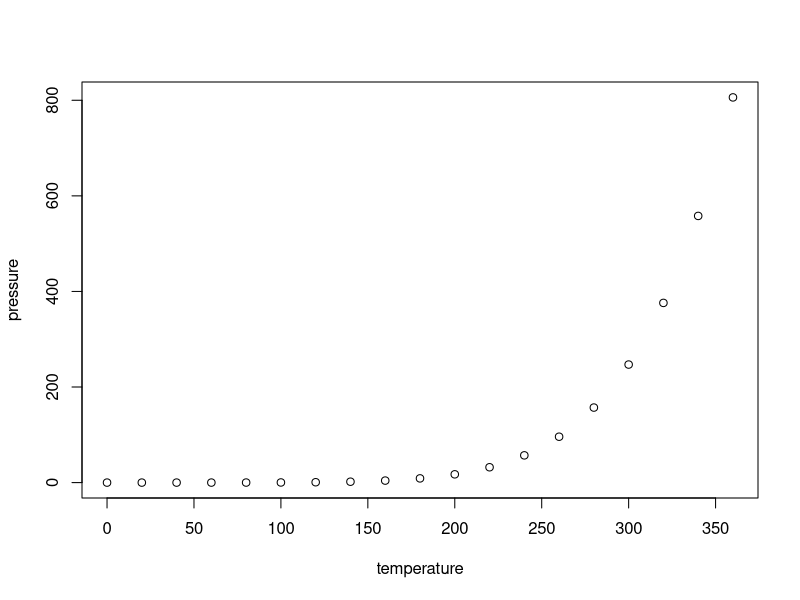
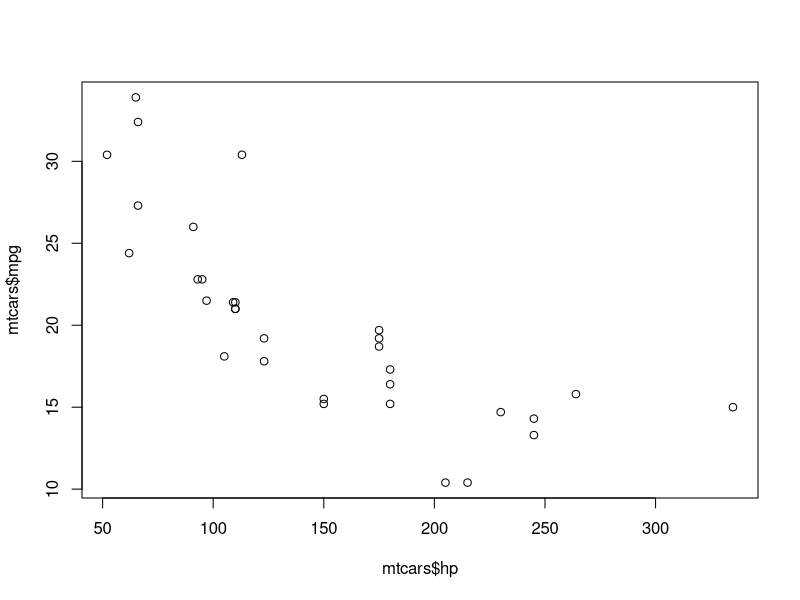
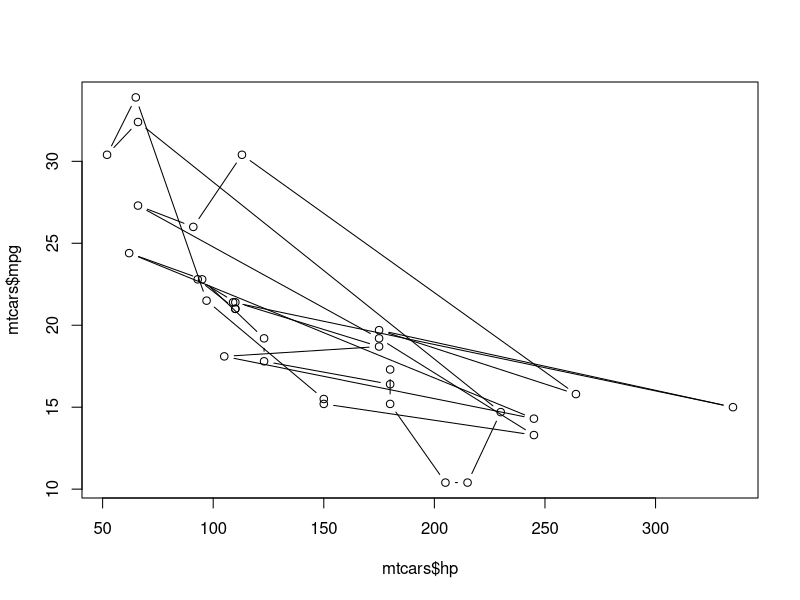
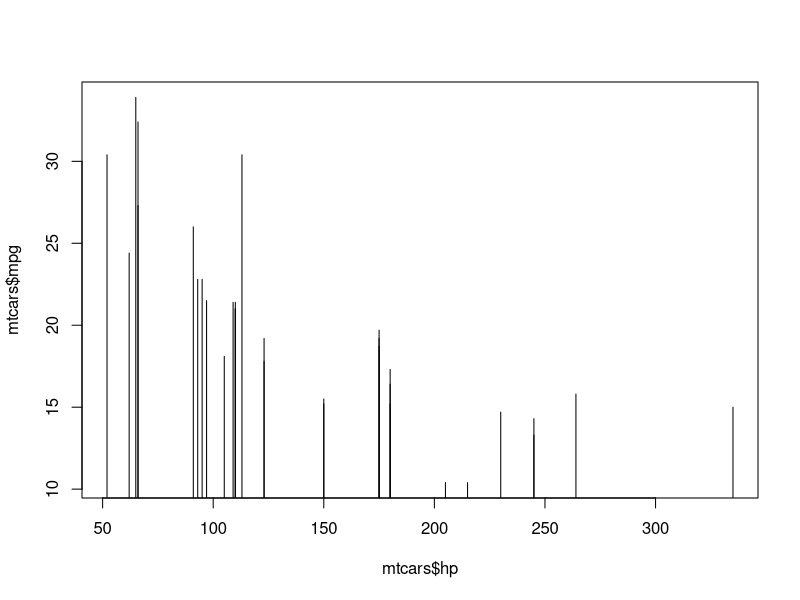
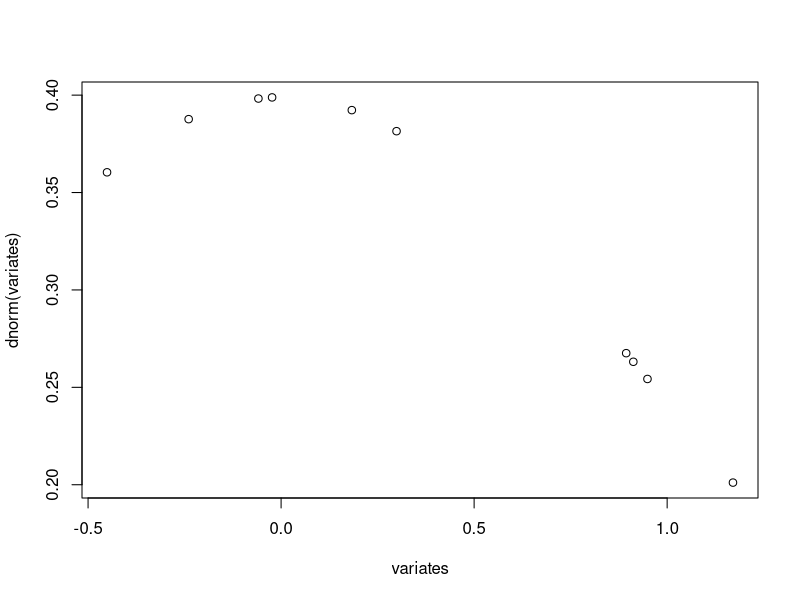
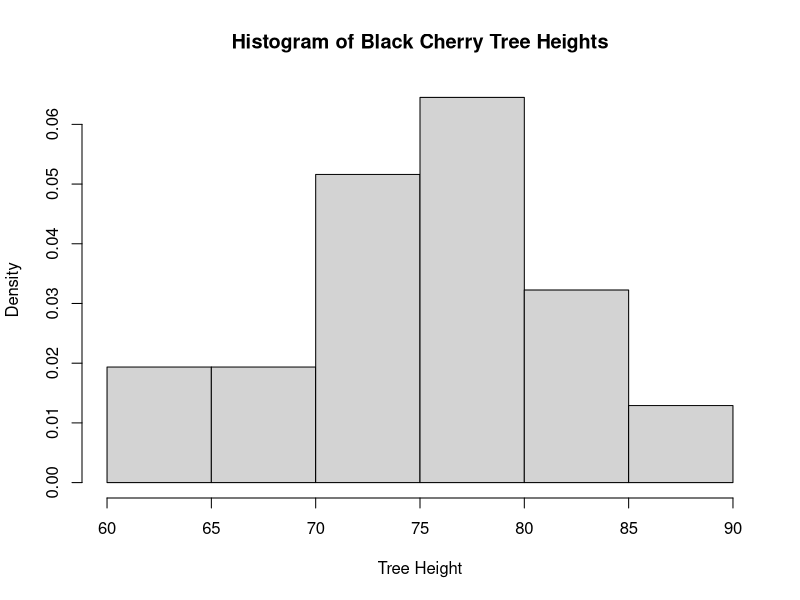
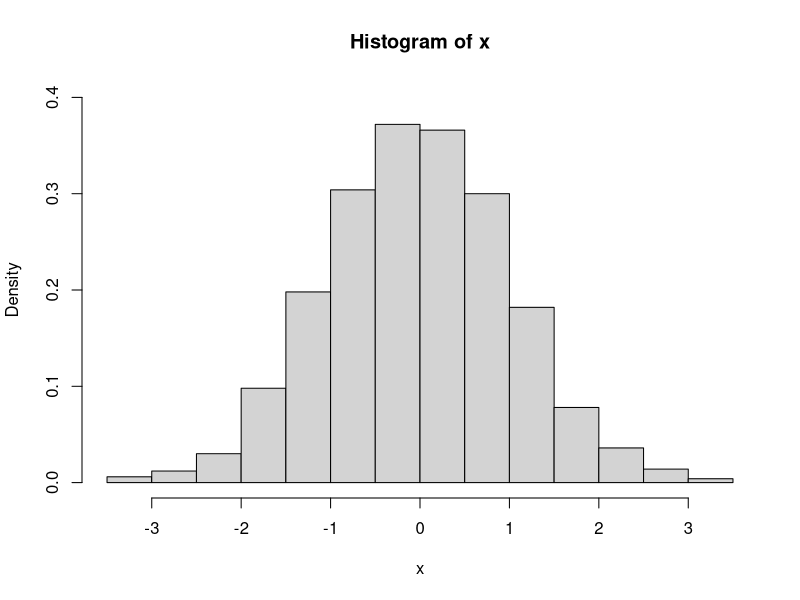
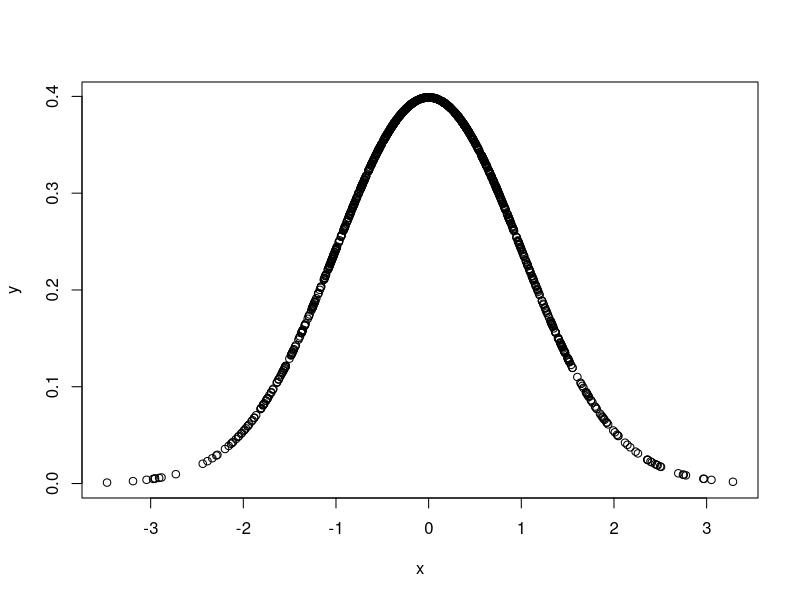

The R script that drew these images, in order:
## ---- chunk 1
knitr::opts_chunk$set(echo = TRUE, message = FALSE)
## ---- chunk 2
print("Hello World") # comments are made using the '#' sign, same as in Python
## ---- chunk 3
5+5
5-1
5*2
4/2
4^2
#or
4**2
## ---- chunk 4
4>2
2>4
2>=2 # greater than or equal to
2==2 # exactly equal
4!=2 # not equal to
## ---- chunk 5
x <- 2
y <- 3
z <- x + y
z
## ---- chunk 6
typeof(3) # notice this will still be a double

x <- 3.0 # R recognizes to drop the 0
x
typeof(x)
y <- 3.5
y
typeof(y)
y <- as.integer(y)
y # type casting y will truncate the original value
typeof(y)
## ---- chunk 7

myName <- "Ksenia Arzumanova"
myName
is.character(myName) 
## ---- chunk 8
myList <- c(1,2,3) 
myList

anotherList <- c("a", "b", "c")
anotherList 

myList[2]
anotherList[2]
## ---- chunk 9
A = matrix(c(11, 22, 33, 44, 55, 66), nrow = 2, ncol = 3, byrow = TRUE) # filled by rows
A
B = matrix(c(11, 22, 33, 44, 55, 66), nrow = 2, ncol = 3, byrow = FALSE) # filled by columns
B
## ---- chunk 10
B[,] # the whole matrix
B[2, ] # second row, all of the columns
B[ , 1] # all rows, first column
B[2, 1] # second row, first column
## ---- chunk 11
df <- data.frame(geneIndex = c(1, 2, 3), geneID = c(92231, 2313, 5641), geneName = c("FOS1", "JUN", "BERP"))
df
## ---- chunk 12
df[1, 2]
## ---- chunk 13
df$geneID # all of the rows that belong to geneID
df$geneID[2] # second row under geneID
## ---- chunk 14
which(df$geneID == 2313) # returns the row for which the condition returns 'true'
df$geneName[df$geneID == 2313]
## ---- chunk 15
data()
## ---- chunk 16
class(cars) # here I don't use 'typeof()', because there's a hierarchy between that and 'class()' - 'typeof()' returns the data types of the elements of the object, in this case they would be of type 'list'. If we used 'class()' on doubles, it would return type 'numeric', because integers and doubles belong to the class 'numeric'

str(cars) # displays the internal structure of the object
nrow(cars) # number of rows
ncol(cars) # number of columns
head(cars, n=5) # first 5 rows
tail(cars, n=5) # last 5 rows
dimnames(cars) # names of the dimensions - first element will return a list of rownames, second will be a list of column/field names
summary(cars) # returns summary statistics, such as min, max, mean, and quartile information
## ---- chunk 17
plot(pressure)
## ---- chunk 18
dimnames(mtcars)[2] # field names
plot(mtcars$hp, mtcars$mpg) # defaults to scatter plot
plot(mtcars$hp, mtcars$mpg, type = 'b') # tries to connect lines between points (not always meaningful)
plot(mtcars$hp, mtcars$mpg, type = 'h') # histogram-like lines
## ---- chunk 19
#draw random variates from the normal distribution
variates <- rnorm(10)
variates
## ---- chunk 20
#calculate probabilities (densities) of variates
dnorm(variates)
plot(variates, dnorm(variates))
## ---- chunk 21
#cumulative density to the left of the variate

pnorm(0) # should be intuitive, because half of the normal distribution is to the left of 0 
pnorm(1.96) # 1.96 should look familiar as one of the critical values for an approximate 95% confidence interval 
pnorm(-1.96) # however these critical values are for a two-tailed test (for a significance level of 5%)
pnorm(1.96)-pnorm(-1.96)

## ---- chunk 22
#gives us the exact points at which the normal distribution has a particular cumulative density

qnorm(0.5)
qnorm(0.975)
qnorm(c(0.025, 0.975))
## ---- chunk 23
hist(trees$Height, main = "Histogram of Black Cherry Tree Heights", freq = FALSE, 
     xlab = "Tree Height") # setting `freq = FALSE` transforms the y-axis to density rather than frequency
## ---- chunk 24
x <- rnorm(1000) 
y <- dnorm(x) 
hist(x, freq = FALSE, ylim = c(0,0.4)) 
plot(x,y) # alternative representation
## ---- chunk 25
x <- rnorm(1000, mean = mean(trees$Height), sd = sd(trees$Height))
y <- dnorm(x, mean = mean(trees$Height), sd = sd(trees$Height))
hist(trees$Height, freq = FALSE)
points(x, y)
## ---- chunk 26
normal <- rnorm(100, mean = 50, sd = 5)
normal
hist(normal, freq = FALSE)
## ---- chunk 27
pnorm(50, 50, 5)
## ---- chunk 28
sd_10 <- rnorm(100, 50, 10)
sd_100 <- rnorm(100, 50, 100)
sd_10
sd_100
hist(sd_10)
hist(sd_100)
#as the standard deviation increases, the spread of the data increases (there is a wider range)
## ---- chunk 29
x <- rnorm(100, 50, 5)
y <- dnorm(x, mean(x), mean(x))
## ---- chunk 30
plot(x, y)
## ---- chunk 31
z <- pnorm(x, 50, 5)
plot(x,z)
#the far most right point means when that for that value from our 100 samples, 100% of the rest of the samples lie to the left on the distribution. In other words, this is our maximum value.
## ---- chunk 32
plot(x,z)
abline(h=0.5, v=50)
#They both show the CDF at that point, as they both show that for a value of 50 from our random sample, 50% of the points are equal to or less than that value, while a PDF would tell us the probability that a randomly selected value from our sample will have a specific value.
